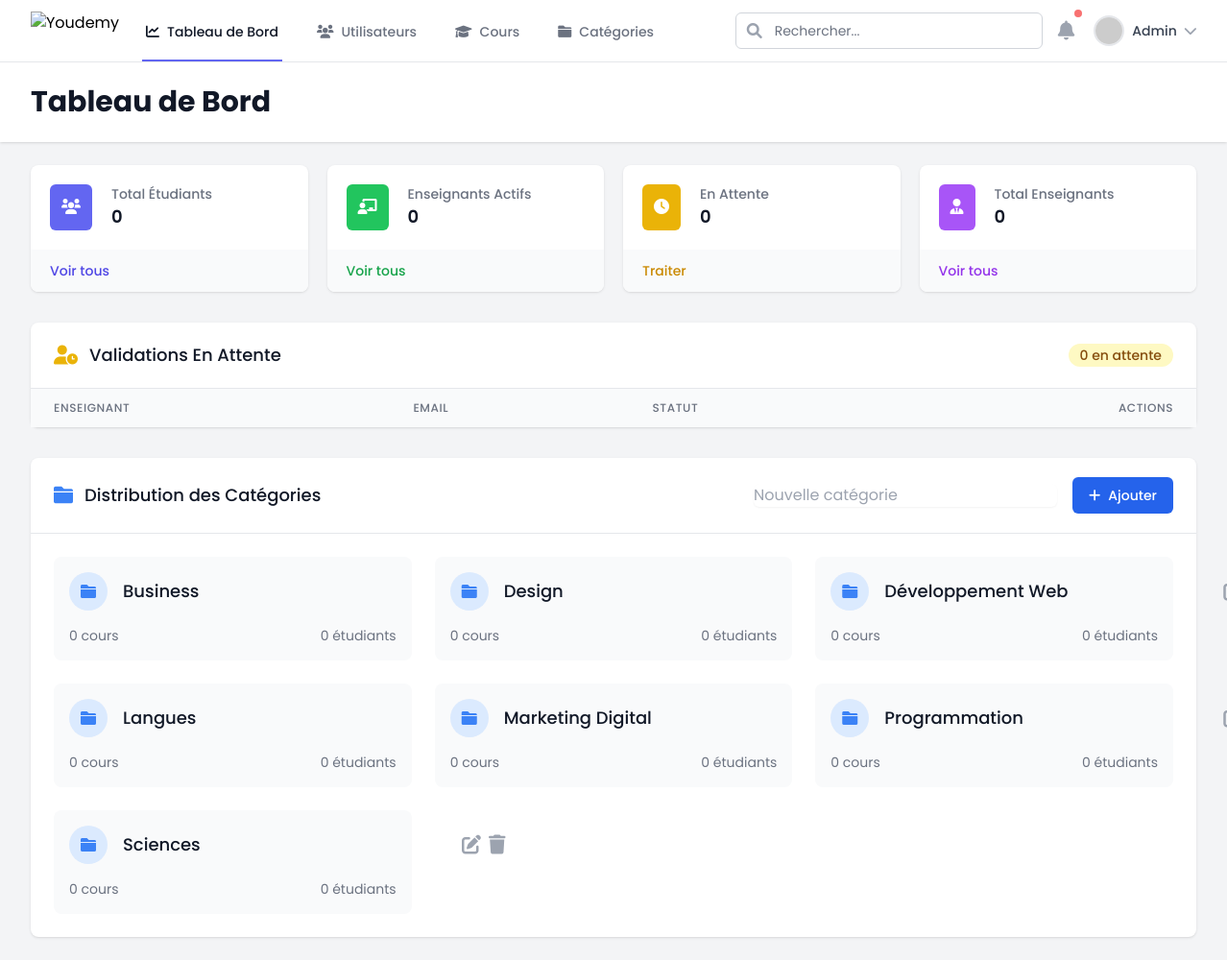
The app's page /views/admin/dashboard.php (signed in), older data.
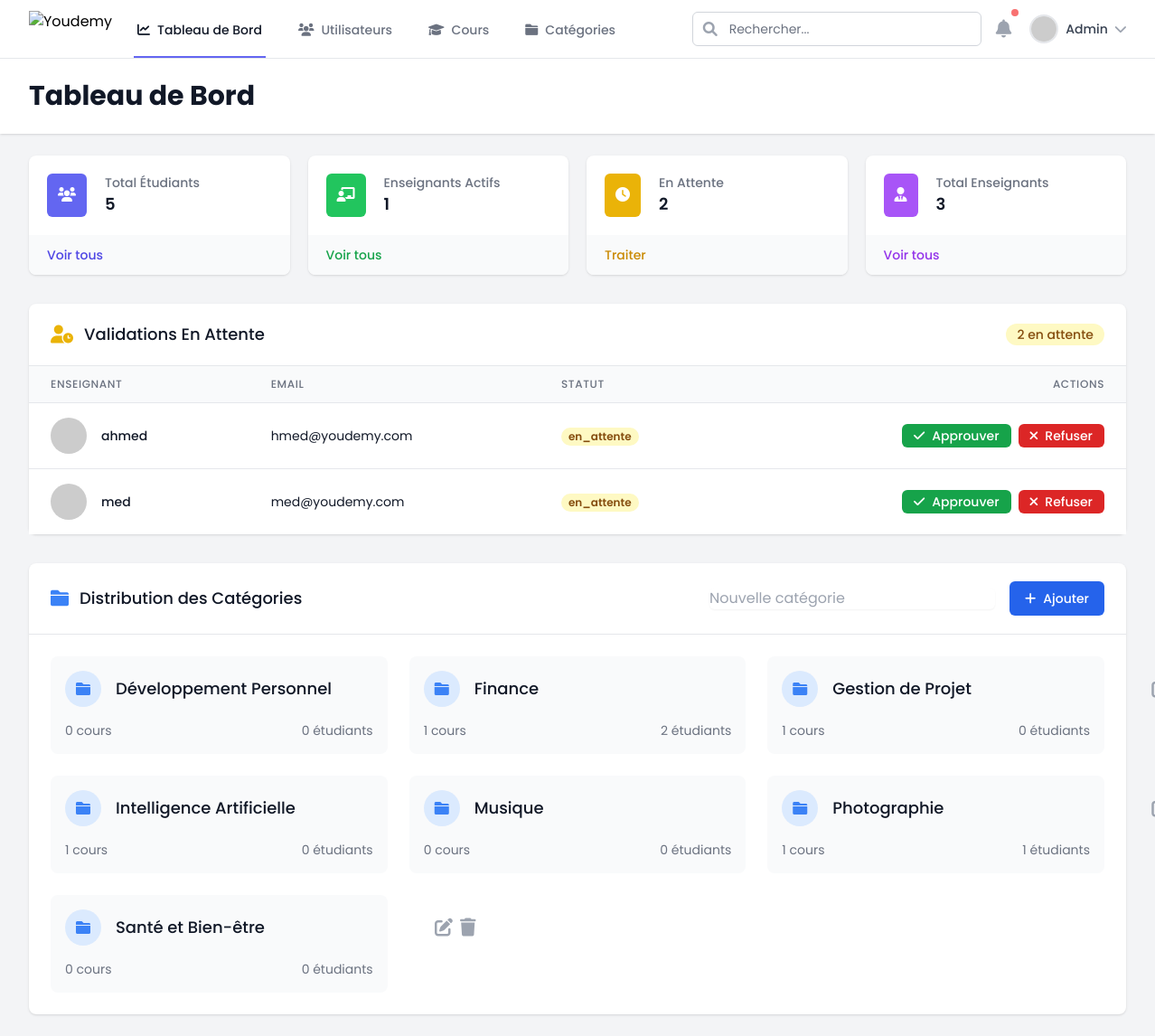
The same page, newer data.
### tables this page shows
CREATE TABLE utilisateurs (
    id INT PRIMARY KEY AUTO_INCREMENT,
    nom VARCHAR(100) NOT NULL,
    email VARCHAR(100) NOT NULL UNIQUE,
    password VARCHAR(255) NOT NULL,
    role ENUM('admin', 'enseignant', 'etudiant') NOT NULL,
    status ENUM('actif', 'inactif', 'en_attente') NOT NULL DEFAULT 'en_attente'
);

CREATE TABLE categories (
    id_categorie INT PRIMARY KEY AUTO_INCREMENT,
    nom VARCHAR(100) NOT NULL UNIQUE
);

### models/Admin.php (called while the page is built, shortened)
<?php
class Admin extends User
{
    public function getAllUsers()
    {
        try {
            $db = Database::getInstance();
            $conn = $db->getConnection();
            $stmt = $conn->prepare("
                SELECT * FROM utilisateurs
                WHERE NOT (role = 'enseignant' AND status = 'inactif')
                ORDER BY FIELD(role, 'admin', 'enseignant', 'etudiant'),
                         FIELD(status, 'actif', 'en_attente', 'inactif'),
                         nom
            ");
            $stmt->execute();
            return $stmt->fetchAll(PDO::FETCH_ASSOC);
        } catch (PDOException $e) {
            return ['error' => 'Erreur lors de la récupération des utilisateurs: ' . $e->getMessage()];
        }
    }
}

### models/Category.php (called while the page is built, shortened)
<?php
class Category {
    public static function getAllCategoriesWithStats() {
        $db = Database::getInstance();
        $conn = $db->getConnection();
        $query = "
            SELECT
                c.id_categorie,
                c.nom,
                COUNT(DISTINCT co.id) as cours_count,
                COUNT(DISTINCT i.id_etudiant) as students_count
            FROM categories c
            LEFT JOIN cours co ON c.id_categorie = co.id_categorie
            LEFT JOIN inscriptions i ON co.id = i.id_cours
            GROUP BY c.id_categorie, c.nom
            ORDER BY c.nom ASC
        ";
        $stmt = $conn->query($query);
        return $stmt->fetchAll(PDO::FETCH_ASSOC);
    }
}

### views/admin/dashboard.php (the view, shortened to what the rows shown need)
<?php
require_once __DIR__ . '/../../models/Admin.php';
require_once __DIR__ . '/../../models/Category.php';
try {
  $admin = new Admin(
    $_SESSION['user']['nom'],
    $_SESSION['user']['email'],
    '',
    'admin',
    'actif'
  );
  $allUsers = $admin->getAllUsers();
  $totalStudents = count(array_filter($allUsers, function ($user) {
    return $user['role'] === 'etudiant';
  }));
  $totalTeachers = count(array_filter($allUsers, function ($user) {
    return $user['role'] === 'enseignant';
  }));
  $activeTeachers = count(array_filter($allUsers, function ($user) {
    return $user['role'] === 'enseignant' && $user['status'] === 'actif';
  }));
  $pendingTeachers = count(array_filter($allUsers, function ($user) {
    return $user['role'] === 'enseignant' && $user['status'] === 'en_attente';
  }));
  $pendingValidations = array_filter($allUsers, function ($user) {
    return $user['role'] === 'enseignant' && $user['status'] === 'en_attente';
  });
  $categories = Category::getAllCategoriesWithStats();
} catch (Exception $e) {
  die("Erreur: " . $e->getMessage());
}
?>
<!DOCTYPE html>
<html lang="fr" class="h-full bg-gray-100">
<head>
  <script src="https://cdn.tailwindcss.com"></script>
  <link rel="stylesheet" href="https://cdnjs.cloudflare.com/ajax/libs/font-awesome/6.0.0/css/all.min.css">
</head>
<body class="h-full">
  <div class="min-h-full">
<header class="bg-white shadow mt-16">
      <div class="max-w-7xl mx-auto py-6 px-4 sm:px-6 lg:px-8">
        <h1 class="text-3xl font-bold text-gray-900">Tableau de Bord</h1>
      </div>
    </header>
    <main class="max-w-7xl mx-auto py-6 sm:px-6 lg:px-8">
      <div class="grid grid-cols-1 gap-5 sm:grid-cols-2 lg:grid-cols-4">
        <div class="bg-white overflow-hidden shadow rounded-lg">
          <div class="p-5">
            <div class="flex items-center">
              <div class="ml-5 w-0 flex-1">
                <dl>
                  <dt class="text-sm font-medium text-gray-500 truncate">Total Étudiants</dt>
                  <dd class="text-lg font-semibold text-gray-900"><?php echo $totalStudents; ?></dd>
                </dl>
              </div>
            </div>
          </div>
        </div>
        <div class="bg-white overflow-hidden shadow rounded-lg">
          <div class="p-5">
            <div class="flex items-center">
              <div class="ml-5 w-0 flex-1">
                <dl>
                  <dt class="text-sm font-medium text-gray-500 truncate">Enseignants Actifs</dt>
                  <dd class="text-lg font-semibold text-gray-900"><?php echo $activeTeachers; ?></dd>
                </dl>
              </div>
            </div>
          </div>
        </div>
        <div class="bg-white overflow-hidden shadow rounded-lg">
          <div class="p-5">
            <div class="flex items-center">
              <div class="ml-5 w-0 flex-1">
                <dl>
                  <dt class="text-sm font-medium text-gray-500 truncate">En Attente</dt>
                  <dd class="text-lg font-semibold text-gray-900"><?php echo $pendingTeachers; ?></dd>
                </dl>
              </div>
            </div>
          </div>
        </div>
        <div class="bg-white overflow-hidden shadow rounded-lg">
          <div class="p-5">
            <div class="flex items-center">
              <div class="ml-5 w-0 flex-1">
                <dl>
                  <dt class="text-sm font-medium text-gray-500 truncate">Total Enseignants</dt>
                  <dd class="text-lg font-semibold text-gray-900"><?php echo $totalTeachers; ?></dd>
                </dl>
              </div>
            </div>
          </div>
        </div>
      </div>
      <div class="mt-8">
        <div class="bg-white shadow rounded-lg">
          <div class="px-4 py-5 sm:px-6 flex justify-between items-center">
            <div class="flex items-center">
              <i class="fas fa-user-clock text-yellow-500 text-xl mr-3"></i>
              <h3 class="text-lg leading-6 font-medium text-gray-900">Validations En Attente</h3>
            </div>
            <span class="inline-flex items-center px-3 py-0.5 rounded-full text-sm font-medium bg-yellow-100 text-yellow-800">
              <?php echo $pendingTeachers; ?> en attente
            </span>
          </div>
          <div class="border-t border-gray-200">
            <div class="overflow-x-auto">
              <table class="min-w-full divide-y divide-gray-200">
                <thead class="bg-gray-50">
                  <tr>
                    <th class="px-6 py-3 text-left text-xs font-medium text-gray-500 uppercase tracking-wider">Enseignant</th>
                    <th class="px-6 py-3 text-left text-xs font-medium text-gray-500 uppercase tracking-wider">Email</th>
                    <th class="px-6 py-3 text-left text-xs font-medium text-gray-500 uppercase tracking-wider">Statut</th>
                    <th class="px-6 py-3 text-right text-xs font-medium text-gray-500 uppercase tracking-wider">Actions</th>
                  </tr>
                </thead>
                <tbody class="bg-white divide-y divide-gray-200">
                  <?php foreach ($pendingValidations as $teacher): ?>
                    <tr class="hover:bg-gray-50">
                      <td class="px-6 py-4 whitespace-nowrap">
                        <div class="flex items-center">
                          <img class="h-10 w-10 rounded-full object-cover"
                            src="https://ui-avatars.com/api/?name=<?php echo urlencode($teacher['nom']); ?>&background=random"
                            alt="<?php echo htmlspecialchars($teacher['nom']); ?>">
                          <div class="ml-4">
                            <div class="text-sm font-medium text-gray-900">
                              <?php echo htmlspecialchars($teacher['nom']); ?>
                            </div>
                          </div>
                        </div>
                      </td>
                      <td class="px-6 py-4 whitespace-nowrap">
                        <div class="text-sm text-gray-900"><?php echo htmlspecialchars($teacher['email']); ?></div>
                      </td>
                      <td class="px-6 py-4 whitespace-nowrap">
                        <span class="px-2 inline-flex text-xs leading-5 font-semibold rounded-full bg-yellow-100 text-yellow-800">
                          <?php echo $teacher['status']; ?>
                        </span>
                      </td>
                      <td class="px-6 py-4 whitespace-nowrap text-right text-sm font-medium">
                        <form method="POST" action="validate_teacher.php" class="inline-flex space-x-2">
                          <button type="submit" name="action" value="approve"
                            class="inline-flex items-center px-3 py-1 border border-transparent text-sm leading-4 font-medium rounded-md text-white bg-green-600 hover:bg-green-700 focus:outline-none focus:ring-2 focus:ring-offset-2 focus:ring-green-500">
                            <i class="fas fa-check mr-2"></i>
                            Approuver
                          </button>
                          <button type="submit" name="action" value="reject"
                            class="inline-flex items-center px-3 py-1 border border-transparent text-sm leading-4 font-medium rounded-md text-white bg-red-600 hover:bg-red-700 focus:outline-none focus:ring-2 focus:ring-offset-2 focus:ring-red-500">
                            <i class="fas fa-times mr-2"></i>
                            Refuser
                          </button>
                        </form>
                      </td>
                    </tr>
                  <?php endforeach; ?>
                </tbody>
              </table>
            </div>
          </div>
        </div>
      </div>
      <div class="mt-8">
        <div class="bg-white shadow rounded-lg">
          <div class="border-t border-gray-200">
            <div class="p-6 grid grid-cols-1 gap-6 sm:grid-cols-2 lg:grid-cols-3">
              <?php foreach ($categories as $category): ?>
                <div class="bg-gray-50 rounded-lg p-4 hover:shadow-md transition-all">
                  <form method="POST" class="flex flex-col h-full">
                    <div class="flex items-center justify-between mb-4">
                      <div class="flex items-center">
                        <div class="w-10 h-10 rounded-full bg-blue-100 flex items-center justify-center">
                          <i class="fas fa-folder text-blue-500"></i>
                        </div>
                        <input type="text" name="nom" value="<?php echo htmlspecialchars($category['nom']); ?>"
                          class="ml-3 text-lg font-medium text-gray-900 border-0 bg-transparent focus:ring-2 focus:ring-indigo-500 rounded p-1">
                      </div>
                      <div class="flex items-center space-x-2">
                        <a href="edit_category.php?id=<?php echo $category['id_categorie']; ?>"
                          class="text-gray-400 text-xl hover:text-blue-500">
                          <i class="fas fa-edit"></i>
                        </a>
                        <button type="submit" name="action" value="delete"
                          onclick="return confirm('Êtes-vous sûr de vouloir supprimer cette catégorie ?');"
                          class="text-gray-400 text-xl hover:text-red-500">
                          <i class="fas fa-trash"></i>
                        </button>
                      </div>
                    </div>
                    <div class="flex items-center justify-between text-sm text-gray-500 mt-auto">
                      <span><?php echo $category['cours_count']; ?> cours</span>
                      <span><?php echo $category['students_count']; ?> étudiants</span>
                    </div>
                  </form>
                </div>
              <?php endforeach; ?>
            </div>
          </div>
        </div>
      </div>
    </main>
  </div>
</body>
</html>

Row changes from the older to the newer data that the page shows:
no longer on this page (row unchanged): utilisateurs: role "0"
added utilisateurs: nom "ahmed", email "hmed@youdemy.com", status "en_attente"
added utilisateurs: nom "med", email "med@youdemy.com", status "en_attente"
changed categories: nom "Langues" → "Développement Personnel"; moves up the list
changed categories: nom "Programmation" → "Finance"; cours_count "0" → "1"; students_count "0" → "2"; moves up the list
changed categories: nom "Marketing Digital" → "Gestion de Projet"; cours_count "0" → "1"; moves up the list
changed categories: nom "Développement Web" → "Intelligence Artificielle"; cours_count "0" → "1"; moves down the list
changed categories: nom "Business" → "Musique"
changed categories: nom "Design" → "Photographie"; cours_count "0" → "1"; students_count "0" → "1"
changed categories: nom "Sciences" → "Santé et Bien-être"
Text that changed along with them:
$totalStudents: (not shown) → "5"
$activeTeachers: (not shown) → "1"
$pendingTeachers: (not shown) → "2"
$totalTeachers: (not shown) → "3"
